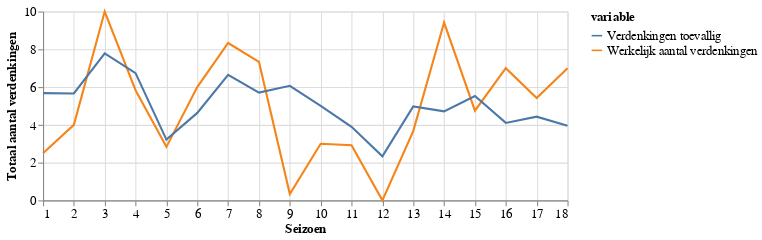

Source (notebook cell):
### Markdown cell above
## Zijn winnaars vaak aan het mollen?

Een veelgehoorde trend is dat er steeds meer gemold wordt door kandidaten die niet de mol zijn. We kunnen dit onderzoeken door te kijken hoe verdacht de winnaar en de verliezer zijn. Terzijde: dit kan natuurlijk ook te maken hebben met hoe verdacht de mol was (verdachte mol = niet verdachte winnaar).

Eens kijken naar de winnaar, in hoeverre hij/zij de aandacht op zich wisten te vestigen. Natuurlijk verwacht je altijd wel een paar verdenkingen op je te krijgen, dus het wordt pas verdacht als je hier boven zit. Het beste voorbeeld hiervan zien we in seizoen 14, waarin Sofie veel meer verdenkingen op zich kreeg dan verwacht. Ook afgelopen seizoen 18 was Ruben een verdachte winnaar.

Toch vind ik het knapper als je kan winnen zonder verdacht te zijn. Bijvoorbeeld seizoen 9 en 12 waarin het heel duidelijk was dat de winnaar een hardwerkende deelnemer was. Complimenten Viviënne en Hadewych!

### Code cell
#hide_input
# calculate how often the winner would have been guessed correctly if just guessing
temp = result[['winner_actual_votes', 'winner_expected_votes']].groupby(result['season']).sum()
temp.rename({'winner_actual_votes': 'Werkelijk aantal verdenkingen', 'winner_expected_votes': 'Verdenkingen toevallig'}, axis='columns', inplace=True)
show_progress(temp, [1, 18], 'Seizoen', 'Totaal aantal verdenkingen')

### Figure 1 — Vega-Lite specification as saved in the notebook (floating-point values rounded to 4 significant figures)
{"$schema": "https://vega.github.io/schema/vega-lite/v2.6.0.json", "config": {"axis": {"labelFontSize": 12, "titleFontSize": 12}, "legend": {"labelFontSize": 12, "titleFontSize": 12}, "view": {"height": 300, "width": 400}}, "data": {"name": "data-a1bfb8c96d7ca3f2395a9edb9268e018"}, "datasets": {"data-a1bfb8c96d7ca3f2395a9edb9268e018": [{"value": 2.5, "variable": "Werkelijk aantal verdenkingen", "x": 1}, {"value": 4, "variable": "Werkelijk aantal verdenkingen", "x": 2}, {"value": 10, "variable": "Werkelijk aantal verdenkingen", "x": 3}, {"value": 5.833, "variable": "Werkelijk aantal verdenkingen", "x": 4}, {"value": 2.833, "variable": "Werkelijk aantal verdenkingen", "x": 5}, {"value": 6, "variable": "Werkelijk aantal verdenkingen", "x": 6}, {"value": 8.333, "variable": "Werkelijk aantal verdenkingen", "x": 7}, {"value": 7.333, "variable": "Werkelijk aantal verdenkingen", "x": 8}, {"value": 0.3333, "variable": "Werkelijk aantal verdenkingen", "x": 9}, {"value": 3, "variable": "Werkelijk aantal verdenkingen", "x": 10}, {"value": 2.917, "variable": "Werkelijk aantal verdenkingen", "x": 11}, {"value": 0, "variable": "Werkelijk aantal verdenkingen", "x": 12}, {"value": 3.667, "variable": "Werkelijk aantal verdenkingen", "x": 13}, {"value": 9.417, "variable": "Werkelijk aantal verdenkingen", "x": 14}, {"value": 4.75, "variable": "Werkelijk aantal verdenkingen", "x": 15}, {"value": 7, "variable": "Werkelijk aantal verdenkingen", "x": 16}, {"value": 5.417, "variable": "Werkelijk aantal verdenkingen", "x": 17}, {"value": 7, "variable": "Werkelijk aantal verdenkingen", "x": 18}, {"value": 5.681, "variable": "Verdenkingen toevallig", "x": 1}, {"value": 5.66, "variable": "Verdenkingen toevallig", "x": 2}, {"value": 7.783, "variable": "Verdenkingen toevallig", "x": 3}, {"value": 6.738, "variable": "Verdenkingen toevallig", "x": 4}, {"value": 3.214, "variable": "Verdenkingen toevallig", "x": 5}, {"value": 4.632, "variable": "Verdenkingen toevallig", "x": 6}, {"value": 6.649, "variable": "Verdenkingen toevallig", "x": 7}, {"value": 5.71, "variable": "Verdenkingen toevallig", "x": 8}, {"value": 6.066, "variable": "Verdenkingen toevallig", "x": 9}, {"value": 4.999, "variable": "Verdenkingen toevallig", "x": 10}, {"value": 3.894, "variable": "Verdenkingen toevallig", "x": 11}, {"value": 2.334, "variable": "Verdenkingen toevallig", "x": 12}, {"value": 4.979, "variable": "Verdenkingen toevallig", "x": 13}, {"value": 4.711, "variable": "Verdenkingen toevallig", "x": 14}, {"value": 5.523, "variable": "Verdenkingen toevallig", "x": 15}, {"value": 4.102, "variable": "Verdenkingen toevallig", "x": 16}, {"value": 4.431, "variable": "Verdenkingen toevallig", "x": 17}, {"value": 3.949, "variable": "Verdenkingen toevallig", "x": 18}]}, "encoding": {"color": {"field": "variable", "type": "nominal"}, "x": {"axis": {"domain": true}, "field": "x", "scale": {"domain": [1, 18]}, "title": "Seizoen", "type": "quantitative"}, "y": {"field": "value", "title": "Totaal aantal verdenkingen", "type": "quantitative"}}, "height": 180, "mark": "line", "width": 500}
